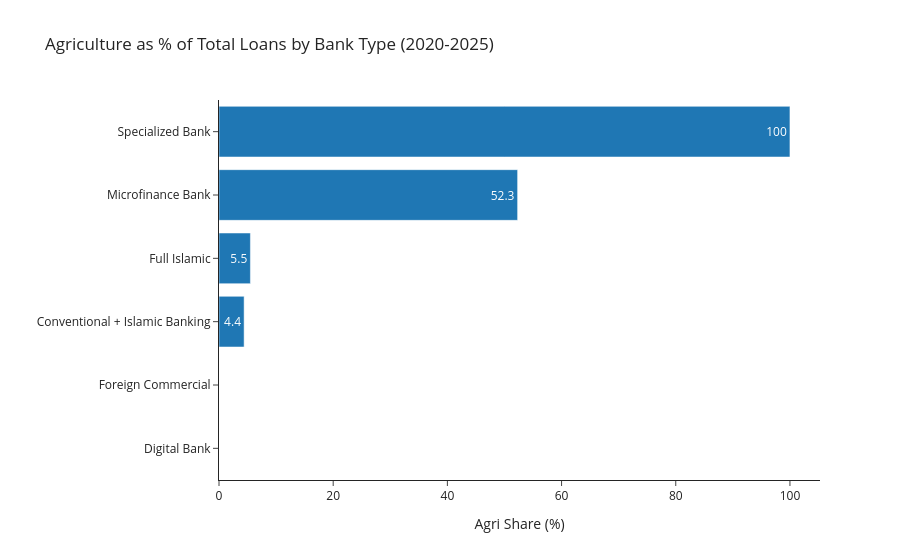

Notebook cell for this chart:
### Code cell
# Q2. Who serves the market: how much of each bank type's loans go to agriculture
by_type = bank_raw_df.groupby("Bank Type", as_index=False)[[gross_col, "Total Advances (PKR Bn)"]].sum()
by_type["Agri Share (%)"] = (by_type[gross_col] / by_type["Total Advances (PKR Bn)"] * 100).round(1)
by_type = by_type.sort_values("Agri Share (%)")

fig = px.bar(
    by_type,
    x="Agri Share (%)",
    y="Bank Type",
    orientation="h",
    text_auto=True,
    title="Agriculture as % of Total Loans by Bank Type (2020-2025)",
    labels={"Bank Type": ""}
)
fig.show()

### Figure 1 — Plotly figure (JSON) as saved in the notebook; plotly's stock layout.template omitted (floating-point values rounded to 4 significant figures)
{"data": [{"hovertemplate": "Agri Share (%)=%{x}<br>=%{y}<extra></extra>", "legendgroup": "", "marker": {"color": "#1F77B4", "pattern": {"shape": ""}}, "name": "", "orientation": "h", "showlegend": false, "textposition": "auto", "texttemplate": "%{x}", "type": "bar", "x": [0.0, 0.0, 4.4, 5.5, 52.3, 100.0], "xaxis": "x", "y": ["Digital Bank", "Foreign Commercial", "Conventional + Islamic Banking", "Full Islamic", "Microfinance Bank", "Specialized Bank"], "yaxis": "y"}], "layout": {"barmode": "relative", "legend": {"tracegroupgap": 0}, "title": {"text": "Agriculture as % of Total Loans by Bank Type (2020-2025)"}, "xaxis": {"anchor": "y", "domain": [0, 1], "title": {"text": "Agri Share (%)"}}, "yaxis": {"anchor": "x", "domain": [0, 1], "title": {"text": ""}}}}
